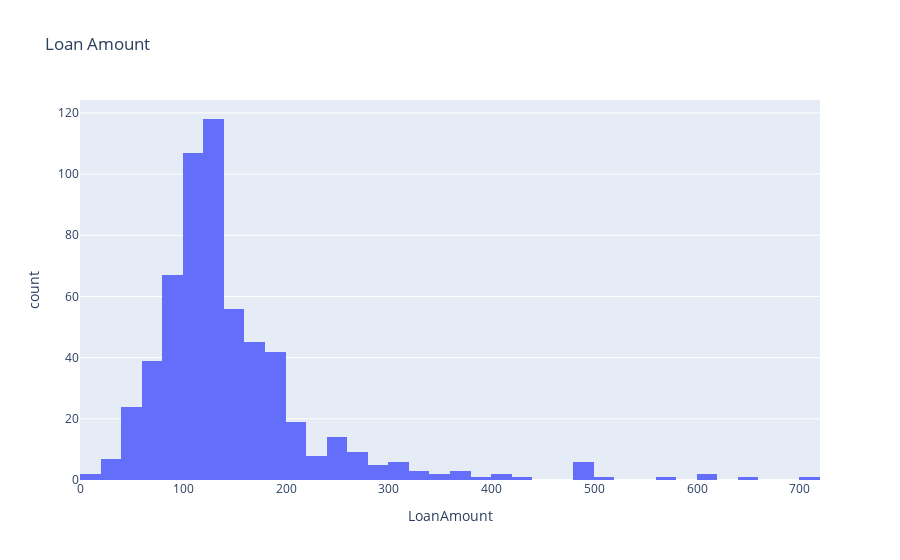

Here is the notebook cell this chart was saved with:
### Code cell
# df['LoanAmount'].hist(bins=50);
fig = px.histogram(df, x='LoanAmount', title='Loan Amount')
fig.show()

### Figure 1 — Plotly figure (JSON) as saved in the notebook; plotly's stock layout.template omitted (floating-point values rounded to 4 significant figures; data arrays with more than 128 entries replaced by an {"elided": "..."} marker saying what was removed)
{"data": [{"alignmentgroup": "True", "bingroup": "x", "hovertemplate": "LoanAmount=%{x}<br>count=%{y}<extra></extra>", "legendgroup": "", "marker": {"color": "#636efa", "pattern": {"shape": ""}}, "name": "", "offsetgroup": "", "orientation": "v", "showlegend": false, "type": "histogram", "x": {"elided": "614 int values"}, "xaxis": "x", "yaxis": "y"}], "layout": {"barmode": "relative", "legend": {"tracegroupgap": 0}, "title": {"text": "Loan Amount"}, "xaxis": {"anchor": "y", "domain": [0, 1], "title": {"text": "LoanAmount"}}, "yaxis": {"anchor": "x", "domain": [0, 1], "title": {"text": "count"}}}}
